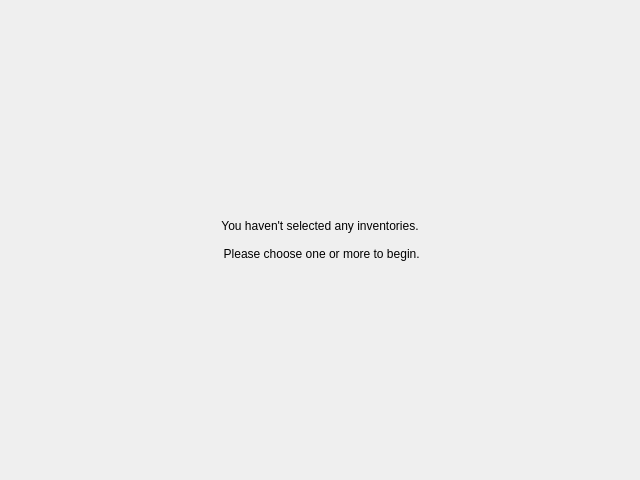
<?xml version="1.0" encoding="UTF-8"?>
<ui version="4.0">
 <class>NoSelection</class>
 <widget class="QWidget" name="NoSelection">
  <property name="geometry">
   <rect>
    <x>0</x>
    <y>0</y>
    <width>640</width>
    <height>480</height>
   </rect>
  </property>
  <property name="windowTitle">
   <string>Form</string>
  </property>
  <layout class="QGridLayout" name="gridLayout">
   <item row="0" column="0">
    <widget class="QLabel" name="label">
     <property name="text">
      <string>You haven't selected any inventories. 

 Please choose one or more to begin.</string>
     </property>
     <property name="alignment">
      <set>Qt::AlignCenter</set>
     </property>
    </widget>
   </item>
  </layout>
 </widget>
 <resources/>
 <connections/>
</ui>
